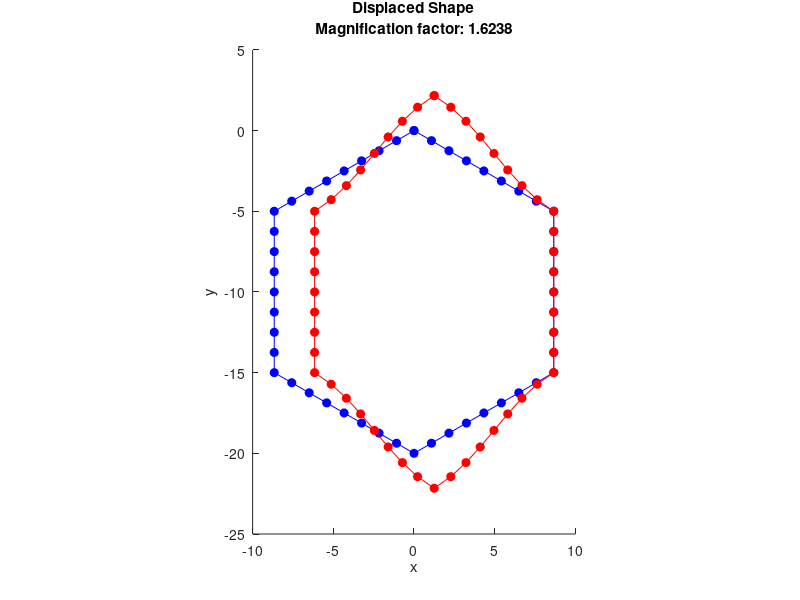
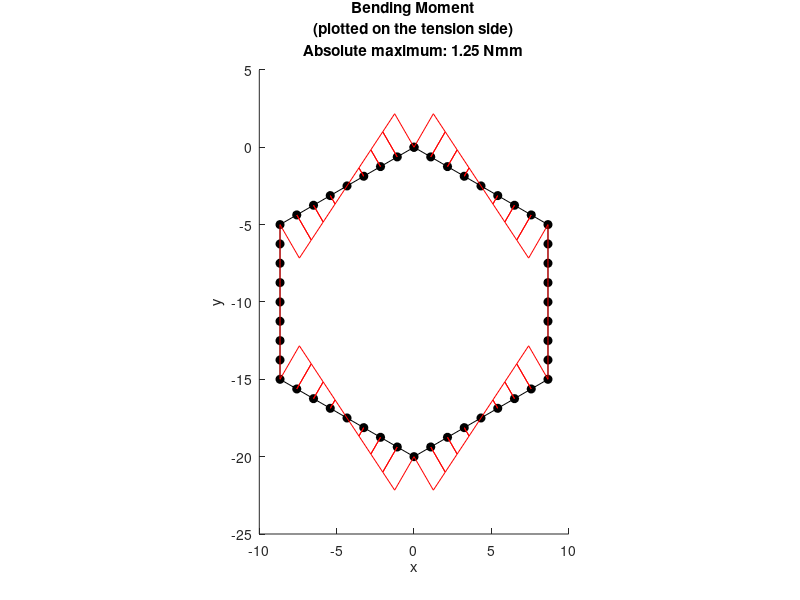
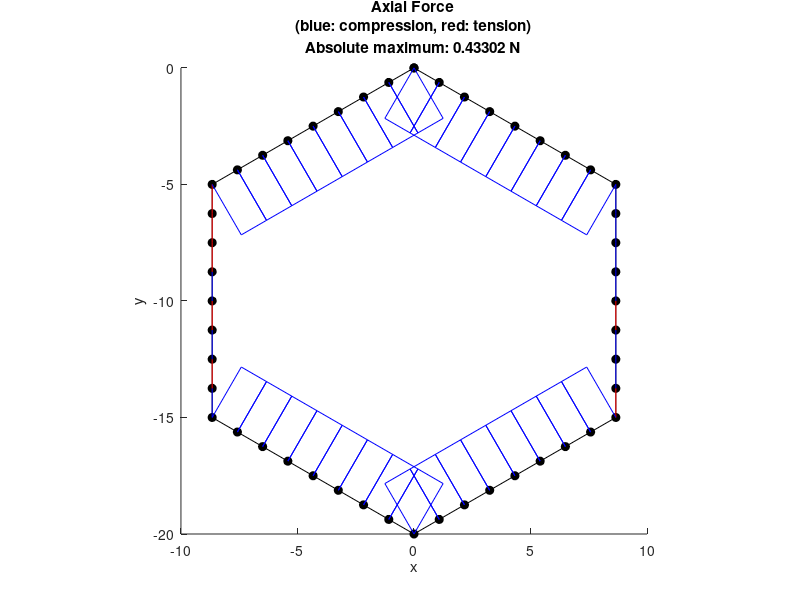
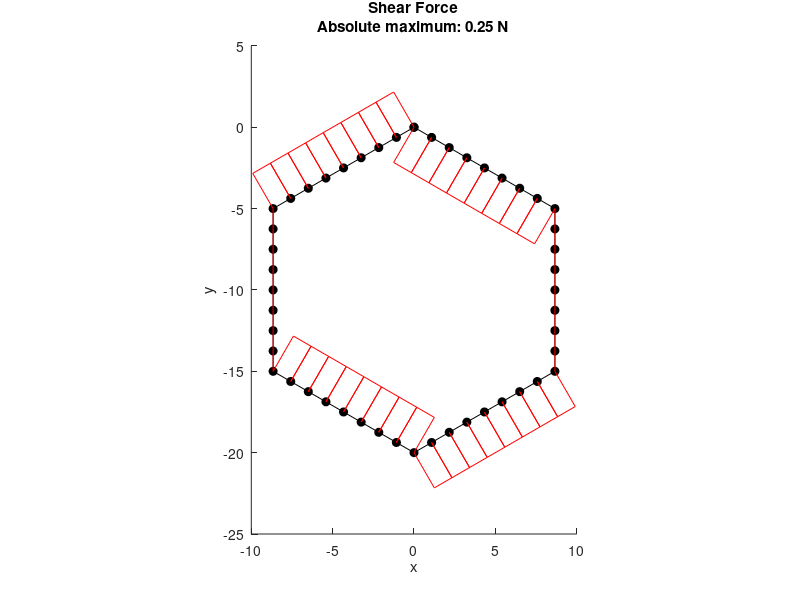

The MATLAB source for these figures, in order:
% Honeycomb Lattice Unit Example
% Script by Andrew Phillips

clear all
close all

%
% Section and material definition
%

% Assuming units are Newtons (N) and millimetres (mm)
% Assuming a rectangular cross-section
t = sqrt(3)/4;   % mm % relative density = 0.05
% t = sqrt(3)/2;   % mm % relative density = 0.1
% t = 3*sqrt(3)/4; % mm % relative density = 0.15
% t = sqrt(3);     % mm % relative density = 0.2
% t = 5*sqrt(3)/4; % mm % relative density = 0.25
b = 1; % unit value (mm)
E = 2000; % MPa
% Calculating cross-sectional properties
A = b*t;
I = b*t^3/12;
% Calculating structural stifness / rigidity
EA = E*A; % axial
EI = E*I; % bending
% to reduce axial deformation
EA=EA*1000;

%
% Mesh definition
%

% Setting up a matrix of node points for the hexagon
% Setting the number of structural members
NumSM = 6;
% Setting the length of each structural member
LengthSM = 10;
% Setting the number of elements making up each structural member
NumElemSM = 8;
% Calculating the number of elements required
NumElems = NumSM*NumElemSM;
% Calculating the number of node
NumNodes = NumElems;
% Setting the angle alpha from the figure
alpha = 30;
alpha = alpha*pi/180;
% Calculating the position of nodes at the end of structural members  
NodePoints = zeros(NumNodes,2);
NodePoints(1,:) = [0 0];
NodePoints(1*NumElemSM+1,:) = [LengthSM*cos(alpha) -LengthSM*sin(alpha)];
NodePoints(2*NumElemSM+1,:) = [LengthSM*cos(alpha) -LengthSM-LengthSM*sin(alpha)];
NodePoints(3*NumElemSM+1,:) = [0 -LengthSM-2*LengthSM*sin(alpha)];
NodePoints(4*NumElemSM+1,:) = [-LengthSM*cos(alpha) -LengthSM-LengthSM*sin(alpha)];
NodePoints(5*NumElemSM+1,:) = [-LengthSM*cos(alpha) -LengthSM*sin(alpha)];
% Calculating the position of nodes along the lengh of structural members
% using the psotions of the start and end nodes of structural members
for n=1:1:NumElemSM-1
    NodePoints(n+1,:) = NodePoints(1,:)+(NodePoints(1*NumElemSM+1,:)-NodePoints(1,:)).*n/NumElemSM;
    NodePoints(1*NumElemSM+n+1,:) = NodePoints(1*NumElemSM+1,:)+(NodePoints(2*NumElemSM+1,:)-NodePoints(1*NumElemSM+1,:)).*n/NumElemSM;
    NodePoints(2*NumElemSM+n+1,:) = NodePoints(2*NumElemSM+1,:)+(NodePoints(3*NumElemSM+1,:)-NodePoints(2*NumElemSM+1,:)).*n/NumElemSM;
    NodePoints(3*NumElemSM+n+1,:) = NodePoints(3*NumElemSM+1,:)+(NodePoints(4*NumElemSM+1,:)-NodePoints(3*NumElemSM+1,:)).*n/NumElemSM;
    NodePoints(4*NumElemSM+n+1,:) = NodePoints(4*NumElemSM+1,:)+(NodePoints(5*NumElemSM+1,:)-NodePoints(4*NumElemSM+1,:)).*n/NumElemSM;
    NodePoints(5*NumElemSM+n+1,:) = NodePoints(5*NumElemSM+1,:)+(NodePoints(1,:)-NodePoints(5*NumElemSM+1,:)).*n/NumElemSM;
end

% Setting up a matrix of element definitions (start and end nodes)
ElemNodes = zeros(NumElems,2);
ElemNodes(:,1) = 1:1:NumNodes;
ElemNodes(:,2) = [2:1:NumNodes 1];

% Calculating element lengths
ElemLengths = zeros(NumElems,1);
for n=1:NumElems
    ElemLengths(n) = sqrt(sum(abs(NodePoints(ElemNodes(n,2),:)-NodePoints(ElemNodes(n,1),:)).^2));
end

% Setting up a matrix of element angles (transforming from local to global
% coordinate systems) for the hexagon
ElemAngle = zeros(NumElems,1);
ElemAngle(1:NumElemSM) = -alpha;
ElemAngle(1+1*NumElemSM:2*NumElemSM) = -pi/2;
ElemAngle(1+2*NumElemSM:3*NumElemSM) = -(pi-alpha);
ElemAngle(1+3*NumElemSM:4*NumElemSM) = pi-alpha;
ElemAngle(1+4*NumElemSM:5*NumElemSM) = pi/2;
ElemAngle(1+5*NumElemSM:6*NumElemSM) = alpha;

%
% Building the structure stiffness matrix K
%

% Setting up the element stiffness matrix k for each element
k = zeros(6,6,NumElems);
% Setting it up this way allows for easy adaptation for elements with
% different lengths and different cross-sectional properties
for n=1:NumElems
    k(:,:,n) = [EA/ElemLengths(n) 0 0 -EA/ElemLengths(n) 0 0;
        0 12*EI/(ElemLengths(n)^3) 6*EI/(ElemLengths(n)^2) 0 -12*EI/(ElemLengths(n)^3) 6*EI/(ElemLengths(n)^2);
        0 6*EI/(ElemLengths(n)^2) 4*EI/ElemLengths(n) 0 -6*EI/(ElemLengths(n)^2) 2*EI/ElemLengths(n);
        -EA/ElemLengths(n) 0 0 EA/ElemLengths(n) 0 0;
        0 -12*EI/(ElemLengths(n)^3) -6*EI/(ElemLengths(n)^2) 0 12*EI/(ElemLengths(n)^3) -6*EI/(ElemLengths(n)^2);
        0 6*EI/(ElemLengths(n)^2) 2*EI/ElemLengths(n) 0 -6*EI/(ElemLengths(n)^2) 4*EI/ElemLengths(n)];
end
% Transforming the stiffness matrix k for each element
% from local to global to give kdash for each element
% global) 
N = zeros(6,6,NumElems);
NQ = zeros(3,3,NumElems);
kdash = zeros(6,6,NumElems);
for n=1:NumElems
    % setting up a transformation matrix for all four quadrants
    % top-left and bottom-right quadrants of N contain trigonometric terms
    % top-right and bottom-left quadrants of N contain zero terms
    NQ(:,:,n) = [cos(ElemAngle(n)) sin(ElemAngle(n)) 0;...
        -sin(ElemAngle(n)) cos(ElemAngle(n)) 0;...
        0 0 1];
    N(1:3,1:3,n)=NQ(:,:,n);
    N(4:6,4:6,n)=NQ(:,:,n);
    kdash(:,:,n)=N(:,:,n)'*k(:,:,n)*N(:,:,n);
end

% Constructing the structure stiffness matrix K
% Noting that there are three degrees of freedom at every node
K = zeros(3*NumNodes,3*NumNodes);
% placing the top-left quadrant
for n=1:NumNodes
    clear a
    a=find(ElemNodes(:,1)==n);
    if isempty(a)~=1
        for m=1:length(a)
            K(1+(n-1)*3:n*3,1+(n-1)*3:n*3)=...
                K(1+(n-1)*3:n*3,1+(n-1)*3:n*3)+kdash(1:3,1:3,a(m));
        end
    end
end
%placing the bottom-right quadrant
for n=1:NumNodes
    clear a
    a=find(ElemNodes(:,2)==n);
    if isempty(a)~=1
        for m=1:length(a)
            K(1+(n-1)*3:n*3,1+(n-1)*3:n*3)=...
                K(1+(n-1)*3:n*3,1+(n-1)*3:n*3)+kdash(4:6,4:6,a(m));
        end
    end
end
% placing the top-right and bottom-left quadrant
for n=1:NumNodes
    clear a b
    a=find(ElemNodes(:,1)==n);
    if isempty(a)~=1
        b=ElemNodes(a,2);
        for m=1:length(a)
            K(1+(n-1)*3:n*3,1+(b(m)-1)*3:b(m)*3)=...
                K(1+(n-1)*3:n*3,1+(b(m)-1)*3:b(m)*3)+kdash(1:3,4:6,a(m));
            K(1+(b(m)-1)*3:b(m)*3,1+(n-1)*3:n*3)=...
                K(1+(b(m)-1)*3:b(m)*3,1+(n-1)*3:n*3)+kdash(4:6,1:3,a(m));
        end
    end
end

%
% Point load definition
%

% Loading depends on whether we are looking at behaviour
% in the global x or y direction

% Noting that at each node three loads could be applied
% Points loads in the x and y directions,
% and a moment load about the y axis

P = 1;
NodeLoads = zeros(3*NumNodes,1);

% Loading in the x direction
LoadedNodeA = 4*NumElemSM+1;
LoadedNodeB = 5*NumElemSM+1;
NodeLoads(LoadedNodeA*3-2:LoadedNodeA*3) = [P/2 0 0];
NodeLoads(LoadedNodeB*3-2:LoadedNodeB*3) = [P/2 0 0];

% % Loading in the y direction
% LoadedNode = 1;
% NodeLoads(LoadedNode*3-2:LoadedNode*3) = [0 -P 0];

%
% Boundary condition definition
%

% Boundary conditions depend on whether we are looking a behaviour
% in the global x or y direction

% Noting that at each node three restraints could be applied
% Preventing displacement in the x and y directions,
% and preventing rotation about the y axis

% We adjust the K matrix by setting rows and columns associated
% with the restrained degree of freedom to zero
% and the intersection to 1

% boundary conditons are set by listing the node and then the three DOFs
% indicating which ones are fixed at the node with a "1"

% Rotation restrictions to replicate the hexagon being constrained with a
% honeycomb lattice network

FixRotNodes = [1*NumElemSM+1 0 0 1; 2*NumElemSM+1 0 0 1;...
   4*NumElemSM+1 0 0 1; 5*NumElemSM+1 0 0 1];

% Loading in the x direction
RollerNode = [2*NumElemSM+1 1 0 0]; % fixed in the x direction
PinnedNode = [1*NumElemSM+1 1 1 0]; % fixed in the x and y direction
BCNodes = [RollerNode; PinnedNode; FixRotNodes];

% % Loading in the y direction
% RollerNode = [1 1 0 0]; % fixed in the x direction
% PinnedNode = [3*NumElemSM+1 1 1 0]; % fixed in the x and y direction
% BCNodes = [RollerNode; PinnedNode; FixRotNodes];

% Finding the fixed DOFs
NumBCNodes = size(BCNodes,1);
FixedDOFs = zeros(1,sum(sum(BCNodes(:,2:4)~=0)));
a=0;
for n=1:NumBCNodes
    for m=2:4
        if BCNodes(n,m)==1
            a=a+1;
            FixedDOFs(a) = (BCNodes(n,1)-1)*3+(m-1);
        end
    end
end
clear a

% Adjusting the K matrix
for n=1:size(FixedDOFs,2)
    K(FixedDOFs(n),:)=0;
    K(:,FixedDOFs(n))=0;
    K(FixedDOFs(n),FixedDOFs(n))=1;
end

%
% Analysis
%

%
% Finding the node displacements
%

RawNodeDisps=(K^-1)*(NodeLoads);
% Reshape the resulting matrix
NodeDisps=reshape(RawNodeDisps,3,[]);
NodeDisps=NodeDisps';
% Calculating the displaced node positions
DispNodePoints = NodePoints+NodeDisps(:,1:2);

%
% Finding node forces and moments
%

% Calculating beam end force and moments (in global axis system)
BeamEndForcesGAS = zeros(NumElems,6);
for n=1:NumElems
    BeamEndForcesGAS(n,:) = (kdash(:,:,n)*[NodeDisps(ElemNodes(n,1),:)'; NodeDisps(ElemNodes(n,2),:)'])';  
end
% Calculating node external forces (in global axis system)
% This gives applied loading and reaction forces
NodeExternalForcesGAS = zeros(NumNodes,3);
for n=1:NumNodes
    NodeExternalForcesGAS(n,:) = sum(BeamEndForcesGAS(ElemNodes(:,2)==n,4:6),1) + sum(BeamEndForcesGAS(ElemNodes(:,1)==n,1:3),1);
end

% Calculating beam end force and moments (in the beam axis system)
% This gives axial forces, shear forces and bending moments
BeamEndForcesLAS = zeros(NumElems,6);
for n=1:NumElems
    BeamEndForcesLAS(n,:) = (k(:,:,n)*N(:,:,n)*[NodeDisps(ElemNodes(n,1),:)'; NodeDisps(ElemNodes(n,2),:)'])';
end

%
% Plotting the displaced shape
%

% Settting a magnification factor
MagFact = 0.25*LengthSM/max(max(abs(NodeDisps(:,1:2))));
PlotDispNodePoints = NodePoints+MagFact.*NodeDisps(:,1:2);

figure(1)
hold on
plot(NodePoints([1:end 1],1),NodePoints([1:end 1],2),'o - b','MarkerFaceColor','b');
plot(PlotDispNodePoints([1:end 1],1),PlotDispNodePoints([1:end 1],2),'o - r','MarkerFaceColor','r');
title({'Displaced Shape', ['Magnification factor: ', num2str(MagFact)]});
xlabel('x'); ylabel('y');
set(gca,'DataAspectRatio',[1 1 1]);

%
% Plotting bending moment, axial force, and shear force diagrams
%

% Calculating beam direction and perpendicular vectors
ElemBeamVectors = zeros(NumElems,3);
ElemBeamNormVectors = zeros(NumElems,3);
ElemPerpVectors = zeros(NumElems,3);
for n=1:NumElems
    ElemBeamVectors(n,1:2) = NodePoints(ElemNodes(n,2),:)-NodePoints(ElemNodes(n,1),:);
    ElemBeamNormVectors(n,1:2) = ElemBeamVectors(n,1:2)./norm(ElemBeamVectors(n,1:2));
    ElemPerpVectors(n,:) = cross([0 0 1],ElemBeamNormVectors(n,:));
end

% Adopting a convention that means bending moments are plotted on the
% tension side of the element

% Setting a scale factor
BMScaleFact = 0.25*LengthSM/max(max(abs(BeamEndForcesLAS(:,[3 6]))));

figure(2)
hold on
plot(NodePoints([1:end 1],1),NodePoints([1:end 1],2),'o - k','MarkerFaceColor','k');
for n=1:NumElems
    pointA = NodePoints(ElemNodes(n,1),:);
    pointB = pointA + BeamEndForcesLAS(n,3)*ElemPerpVectors(n,1:2)*BMScaleFact;
    pointD = NodePoints(ElemNodes(n,2),:);
    pointC = pointD - BeamEndForcesLAS(n,6)*ElemPerpVectors(n,1:2)*BMScaleFact;
    plot([pointA(1) pointB(1) pointC(1) pointD(1)],...
        [pointA(2) pointB(2) pointC(2) pointD(2)],'- r');
end
title({'Bending Moment', '(plotted on the tension side)', ['Absolute maximum: ', num2str(max(max(abs(BeamEndForcesLAS(:,[3 6]))))), ' Nmm']});
xlabel('x'); ylabel('y');
set(gca,'DataAspectRatio',[1 1 1]);

% Adopting a convention that means tension axial force is plotted in red
% and compression axial force is plotted in blue

% Setting a scale factor
AFScaleFact = 0.25*LengthSM/max(max(abs(BeamEndForcesLAS(:,[1 4]))));

figure(3)
hold on
plot(NodePoints([1:end 1],1),NodePoints([1:end 1],2),'o - k','MarkerFaceColor','k');
for n=1:NumElems
    pointA = NodePoints(ElemNodes(n,1),:);
    pointB = pointA - BeamEndForcesLAS(n,1)*ElemPerpVectors(n,1:2)*AFScaleFact;
    pointD = NodePoints(ElemNodes(n,2),:);
    pointC = pointD + BeamEndForcesLAS(n,4)*ElemPerpVectors(n,1:2)*AFScaleFact;
    if -BeamEndForcesLAS(n,1) > 0 
        plot([pointA(1) pointB(1) pointC(1) pointD(1)],...
            [pointA(2) pointB(2) pointC(2) pointD(2)],'- r');
    elseif -BeamEndForcesLAS(n,1) < 0
        plot([pointA(1) pointB(1) pointC(1) pointD(1)],...
            [pointA(2) pointB(2) pointC(2) pointD(2)],'- b');
    end 
end
title({'Axial Force', '(blue: compression, red: tension)', ['Absolute maximum: ', num2str(max(max(abs(BeamEndForcesLAS(:,[1 4]))))), ' N']});
xlabel('x'); ylabel('y');
set(gca,'DataAspectRatio',[1 1 1]);

% Adopting a convention that means that positive shear forces point in the
% positive y axis direction on the beam

% Setting a scale factor
SFScaleFact = 0.25*LengthSM/max(max(abs(BeamEndForcesLAS(:,[2 5]))));

figure(4)
hold on
plot(NodePoints([1:end 1],1),NodePoints([1:end 1],2),'o - k','MarkerFaceColor','k');
for n=1:NumElems
    pointA = NodePoints(ElemNodes(n,1),:);
    pointB = pointA - BeamEndForcesLAS(n,2)*ElemPerpVectors(n,1:2)*SFScaleFact;
    pointD = NodePoints(ElemNodes(n,2),:);
    pointC = pointD + BeamEndForcesLAS(n,5)*ElemPerpVectors(n,1:2)*SFScaleFact;
    plot([pointA(1) pointB(1) pointC(1) pointD(1)],...
        [pointA(2) pointB(2) pointC(2) pointD(2)],'- r');
end
title({'Shear Force', ['Absolute maximum: ', num2str(max(max(abs(BeamEndForcesLAS(:,[2 5]))))), ' N']});
xlabel('x'); ylabel('y');
set(gca,'DataAspectRatio',[1 1 1]);

%
% Plotting the beam direction and perpendicular vectors
%

% Setting a scale factor
LASScaleFact = 0.5*max(ElemLengths);

figure(5)
hold on
plot(NodePoints([1:end 1],1),NodePoints([1:end 1],2),'o - k','MarkerFaceColor','k');
for n=1:NumElems
    pointA = NodePoints(ElemNodes(n,1),:);
    pointB = pointA+ElemBeamNormVectors(n,1:2).*LASScaleFact;
    pointC = pointA+ElemPerpVectors(n,1:2).*LASScaleFact;
    plot([pointA(1) pointB(1)], [pointA(2) pointB(2)], '- r');
    plot([pointA(1) pointC(1)], [pointA(2) pointC(2)], '- g');
    plot(pointA(1), pointA(2),'o b','MarkerFaceColor','b');
end
title('Beam Axes');
set(gca,'DataAspectRatio',[1 1 1]);

% 
% Calculate the elastic modulus EX and EY
%

% Calculate the effective stress
% Loading in the x direction
Sigma = (P/2)/((LengthSM+LengthSM*sin(alpha))*b);

% % Loading in the y direction
% Sigma = P/(LengthSM*cos(alpha)*b);

% Calculate the effective strain
% Loading in the x direction
Epsilon = NodeDisps(1,1)/(LengthSM*cos(alpha));

% % Loading in the y direction
% Epsilon = -NodeDisps(1,2)/(LengthSM+LengthSM*sin(alpha));

% Calculate Young's modulus by dividing the effective stress by strain
% Loading in the x direction
EX = Sigma/Epsilon;

% % Loading in the y direction
% EY = Sigma/Epsilon;

%%%% THE END %%%%


    
